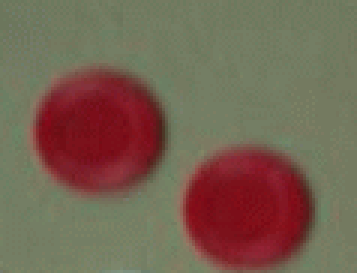
%> input picture Vision_Report_1/hw1.chips1.gif, 119 x 91 px (shown 3 times larger)
$ octave visionhw_q6_part2.m   (GNU Octave 9; MATLAB toolbox functions it lacks are replaced by stand-ins)
%> lines starting %> are read from the running program, lines starting %| are printed output that depends on the picture; in (x1, y1, x2, y2) boxes, pixels count from 0 and x2, y2 are one past the last pixel; in counts of white or black regions, pixels touching at a corner belong together; the program's own positions count from 1
[hw, map] = imread( "hw1.chips1.gif");
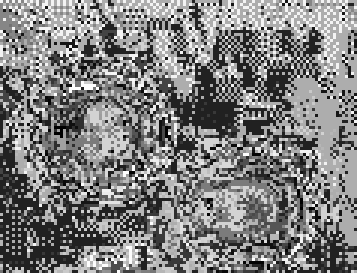
%> hw: size 91x119 uint8 (shown 3 times larger); min 0, max 255, mean 126.6
%> map = 256 rows, first 12: [0.424 0.0549 0.0784; 0.329 0.322 0.235; 0.329 0.18 0.153; 0.392 0.463 0.361; 0.486 0.18 0.196; 0.455 0.0392 0.0941; 0.486 0.322 0.29; 0.455 0.118 0.137; 0.329 0.259 0.204; 0.486 0.4 0.333; 0.486 0.259 0.243; 0.518 0.463 0.384]
hw_final = ind2rgb(hw, map);

new_img = rgb2gray(hw_final);
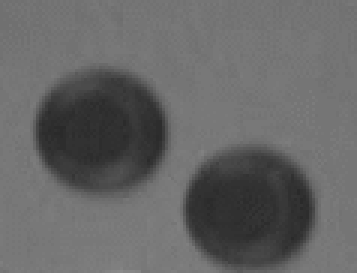
%> new_img: size 91x119 double (shown 3 times larger); min 0.168, max 0.546, mean 0.4
imwrite(hw_final, "hw1.chips1.tif");
imwrite(hw_final, "hw1.chips1.jpg");

new_img(new_img < 0.4) = 0;
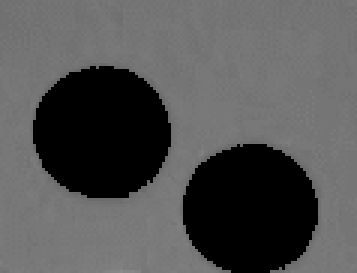
%> new_img: size 91x119 double (shown 3 times larger); min 0, max 0.546, mean 0.33
new_img(new_img >= 0.4) = 1;
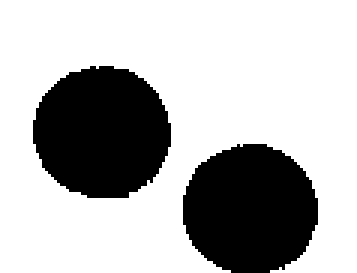
%> new_img: size 91x119 double (shown 3 times larger); values 0 (black) and 1 (white), 71.1% white; 2 black regions, box (x1, y1, x2, y2) and area: (11, 22, 57, 66) 1591, (61, 48, 106, 91) 1536

imshow(new_img);
